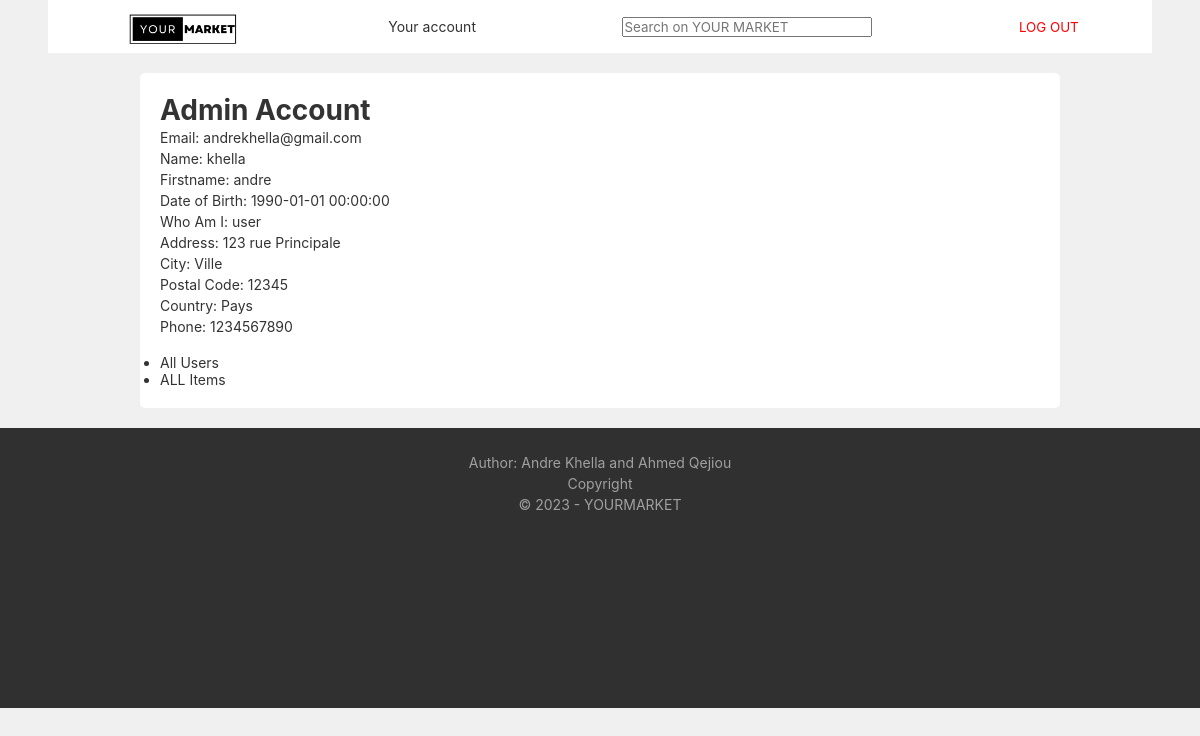
The page /admin.php (signed in) on the database its author committed.
### tables this page shows
CREATE TABLE IF NOT EXISTS `User` (
  `email` VARCHAR(100) NOT NULL,
  `name` VARCHAR(45) NOT NULL,
  `firstname` VARCHAR(45) NOT NULL,
  `date_naissance` DATETIME NOT NULL,
  `mdp` VARCHAR(255) NOT NULL,
  `whoAmI` VARCHAR(45) NOT NULL,
  `adresse` VARCHAR(70) NOT NULL,
  `city` VARCHAR(45) NOT NULL,
  `postal_code` VARCHAR(45) NOT NULL,
  `country` VARCHAR(45) NOT NULL,
  `phone` VARCHAR(45) NOT NULL,
  PRIMARY KEY (`email`));

### Controler/controler.class.php (called while the page is built, shortened)
<?php
require_once("modele/modele.class.php");
class Controleur {
    private $unModele ;
    public function __construct (){
        $this->unModele = new Modele ();
    }
    public function selectWhereUser ($email){
        return $this->unModele->selectWhereUser ($email);
    }
}

### Modele/modele.class.php (called while the page is built, shortened)
<?php
class Modele
{
    protected $unPdo ;
    public function __construct ()
    {
        $this->unPdo = null;
        try{
            $this->unPdo = new PDO("mysql:host=localhost;dbname=VenteSneakers", "root", "root",array(PDO::ATTR_ERRMODE => PDO::ERRMODE_EXCEPTION));
        }
        catch(PDOException $exp){
            echo "<br/> Erreur de connexion à la base de données !";
        }
    }
    public function selectWhereUser ($email)
    {
        if ($this->unPdo != null){
            $requete =" select * from User where email = :email ; " ;
            $donnees =array(":email"=>$email);
            $select=$this->unPdo->prepare ($requete);
            $select->execute ($donnees);
            $unUser =$select->fetch ();
            return $unUser;
        }
        else {
            return false;
        }
    }
}

### admin.php (the view, shortened to what this page needs)
<?php
    require_once("./Controler/controler.class.php");
$unControleur = new Controleur();
?>
<!DOCTYPE html>
<html>
<head>
    <link href="./Vue/CSS/CSS.css" rel="stylesheet" />
    <link href="./Vue/CSS/youraccount.css" rel="stylesheet" />
</head>
<body>
<?php
require_once("vue/navbar.php");
?>
<div class="container">
    <div class="account-info">
        <?php if ($user): ?>
            <h1>Admin Account</h1>
            <p>Email: <?php echo $user['email']; ?></p>
            <p>Name: <?php echo $user['name']; ?></p>
            <p>Firstname: <?php echo $user['firstname']; ?></p>
            <p>Date of Birth: <?php echo $user['date_naissance']; ?></p>
            <p>Who Am I: <?php echo $user['whoAmI']; ?></p>
            <p>Address: <?php echo $user['adresse']; ?></p>
            <p>City: <?php echo $user['city']; ?></p>
            <p>Postal Code: <?php echo $user['postal_code']; ?></p>
            <p>Country: <?php echo $user['country']; ?></p>
            <p>Phone: <?php echo $user['phone']; ?></p>
            <br>
            <ul>
                <li><a href="allusers.php">All Users</a></li>
                <li><a href="allitems.php">ALL Items</a></li>
            </ul>
        <?php else: ?>
            <h1>Welcome</h1>
            <p class="youraccount">You are not logged in. Please <a href="connexion.php">log in</a> or <a href="register.php">register</a>.</p>
        <?php endif; ?>
    </div>
</div>
<footer>
    <p class="footerp">Author: Andre Khella and Ahmed Qejiou<br>
        Copyright <br>
        © 2023 - YOURMARKET</p>
</footer>
</body>
</html>

### Vue/CSS/CSS.css (style rules this page uses)
* { box-sizing: border-box; font-family: 'Inter', sans-serif; color: #333; margin: 0; padding: 0; }
a { text-decoration: none; }
body { font-size: 14px; background-color: #f0f0f0; }
h1, h2 { color: #333; }
footer { width: 100%; background-color: #303030; bottom: 0; height: 20em; left: 0; right: 0; }
.footerp { padding-top: 2%; text-align: center; color: #9fa19f; }

### Vue/CSS/youraccount.css (style rules this page uses)
body { background-color: #f0f0f0; font-family: Arial, sans-serif; margin: 0; padding: 0; }
.container { width: 80%; margin: auto; padding: 20px; }
.account-info { background-color: #ffffff; padding: 20px; border-radius: 5px; }
h1, h2 { color: #333; }
p { color: #333; line-height: 1.5; }

### rows shown on the page
user: email "andrekhella@gmail.com", name "khella", firstname "andre", date_naissance "1990-01-01 00:00:00", whoAmI "user", adresse "123 rue Principale", city "Ville", postal_code "12345", country "Pays", phone "1234567890"
